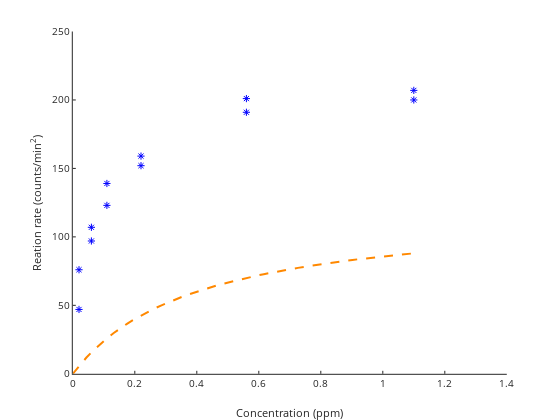

Notebook code for this chart:
### Code cell
vapprox = MichaelisMenten(xlin, theta0 );

hold on

xlabel("Concentration (ppm)")
ylabel("Reation rate (counts/min^2)")

plot(xconc, vtreated, "*", "linewidth", 2, "color", myColorExp)

#plot(xconc, vuntreated, "+", "linewidth", 2, "color", myColorExp)
plot(xlin, vapprox, "--", "linewidth", 2,  "color", myColorFit)


#legend("Messung");

#legend("Messung A", "Messung B", "Modell");

### Figure 1 — Plotly figure (JSON) as saved in the notebook; plotly's stock layout.template omitted (floating-point values rounded to 4 significant figures)
{"data": [{"line": {"color": "rgb(0,0,255)", "width": 2}, "marker": {"color": "rgb(0,0,255)", "line": {"color": "rgb(0,0,255)"}, "size": 6, "symbol": "asterisk-open"}, "mode": "markers", "name": "", "showlegend": false, "type": "scatter", "visibility": true, "x": [0.02, 0.02, 0.06, 0.06, 0.11, 0.11, 0.22, 0.22, 0.56, 0.56, 1.1, 1.1], "xaxis": "x", "y": [76, 47, 97, 107, 123, 139, 159, 152, 191, 201, 207, 200], "yaxis": "y"}, {"line": {"color": "rgb(255,136,0)", "dash": "dash", "width": 2}, "marker": {"color": "rgb(255,136,0)", "line": {"color": "rgb(255,136,0)"}, "size": 6, "symbol": "none"}, "mode": "lines", "name": "", "showlegend": false, "type": "scatter", "visibility": true, "x": [0, 0.022, 0.044, 0.066, 0.088, 0.11, 0.132, 0.154, 0.176, 0.198, 0.22, 0.242, 0.264, 0.286, 0.308, 0.33, 0.352, 0.374, 0.396, 0.418, 0.44, 0.462, 0.484, 0.506, 0.528, 0.55, 0.572, 0.594, 0.616, 0.638, 0.66, 0.682, 0.704, 0.726, 0.748, 0.77, 0.792, 0.814, 0.836, 0.858, 0.88, 0.902, 0.924, 0.946, 0.968, 0.99, 1.012, 1.034, 1.056, 1.078, 1.1], "xaxis": "x", "y": [0, 6.256, 11.89, 17.0, 21.64, 25.88, 29.77, 33.36, 36.67, 39.73, 42.58, 45.23, 47.71, 50.03, 52.2, 54.25, 56.17, 57.98, 59.7, 61.32, 62.86, 64.32, 65.7, 67.02, 68.28, 69.47, 70.62, 71.71, 72.76, 73.76, 74.72, 75.64, 76.52, 77.37, 78.19, 78.97, 79.73, 80.46, 81.17, 81.84, 82.5, 83.13, 83.75, 84.34, 84.91, 85.47, 86.01, 86.53, 87.03, 87.52, 88], "yaxis": "y"}], "layout": {"height": 420, "hovermode": "closest", "margin": {"b": 0, "l": 0, "r": 0, "t": 0}, "plot_bgcolor": "rgba(0, 0, 0, 0)", "showlegend": false, "width": 560, "xaxis": {"anchor": "y", "autorange": false, "domain": [0.13, 0.905], "exponentformat": "none", "gridcolor": "rgba(38,38,38,0.15)", "gridwidth": 1, "linecolor": "rgb(38,38,38)", "linewidth": 1, "mirror": false, "range": [0, 1.4], "showgrid": false, "showline": true, "side": "bottom", "spikedash": "solid", "spikemode": "across", "spikesides": false, "spikethickness": 1, "tickangle": 0, "tickcolor": "rgb(38,38,38)", "tickfont": {"color": "rgb(38,38,38)", "size": 10}, "ticklen": 3, "ticks": "inside", "ticktext": ["0", "0.2", "0.4", "0.6", "0.8", "1", "1.2", "1.4"], "tickvals": [0, 0.2, 0.4, 0.6, 0.8, 1, 1.2, 1.4], "title": {"font": {"color": "rgb(38,38,38)", "size": 11}, "text": "Concentration (ppm)"}, "type": "linear", "visible": true, "zeroline": false}, "yaxis": {"anchor": "x", "autorange": false, "domain": [0.11, 0.925], "exponentformat": "none", "gridcolor": "rgba(38,38,38,0.15)", "gridwidth": 1, "linecolor": "rgb(38,38,38)", "linewidth": 1, "mirror": false, "range": [0, 250], "showgrid": false, "showline": true, "side": "left", "spikedash": "solid", "spikemode": "across", "spikesides": false, "spikethickness": 1, "tickangle": 0, "tickcolor": "rgb(38,38,38)", "tickfont": {"color": "rgb(38,38,38)", "size": 10}, "ticklen": 3, "ticks": "inside", "ticktext": ["0", "50", "100", "150", "200", "250"], "tickvals": [0, 50, 100, 150, 200, 250], "title": {"font": {"color": "rgb(38,38,38)", "size": 11}, "text": "Reation rate (counts/min<sup>2</sup>)"}, "type": "linear", "visible": true, "zeroline": false}}}
